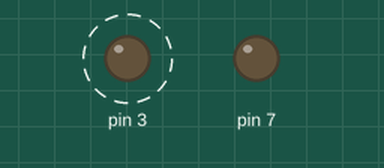
This sketch was run on a simulated Arduino Uno, built with avr-gcc and run on an emulated ATmega328P. On the bench: output pins drawn as LEDs (lit = HIGH). Dashed ring = blinking.

Above: at 0.5 s.
At 3.5 s:
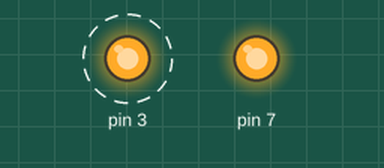
Timing chart, 0 to 5.2 s (numbered marks = the images above):
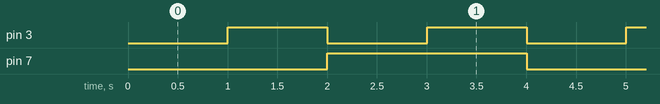

The sketch:

Blink_millis.ino
```cpp
unsigned long lastTimeLed1 = 0;
unsigned long lastTimeLed2 = 0;

int ledState = LOW;
int led2State = LOW;
void setup() {

  pinMode(3, OUTPUT);
  pinMode(7, OUTPUT);

}

void loop() {
  if( millis() - lastTimeLed1 > 1000){
    lastTimeLed1 = millis();

    if(ledState == LOW){
      ledState = HIGH;
    } else {
      ledState = LOW;
    }
    digitalWrite(3, ledState);
  }

  if( millis() - lastTimeLed2 > 2000){
    lastTimeLed2 = millis();
    if(led2State == LOW){
      led2State = HIGH;
    } else {
      led2State = LOW;
    }
    digitalWrite(7, led2State);
  }
}
```

Measured:
- by itself, pin 3: alternates HIGH for 1.0 s and LOW for 1.0 s
- by itself, pin 7: alternates HIGH for 2.0 s and LOW for 2.0 s
- by itself, everything shown: repeats every 4.0 s, in 6 steps
